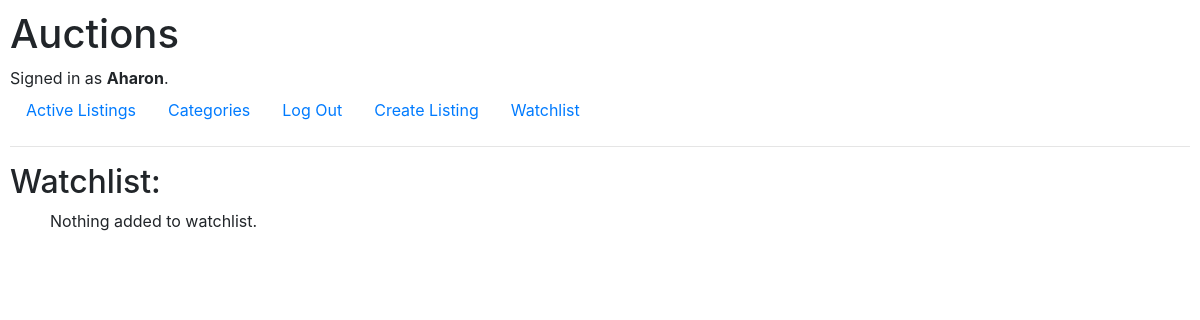
Page /watchlist (signed in) on the earlier database version.
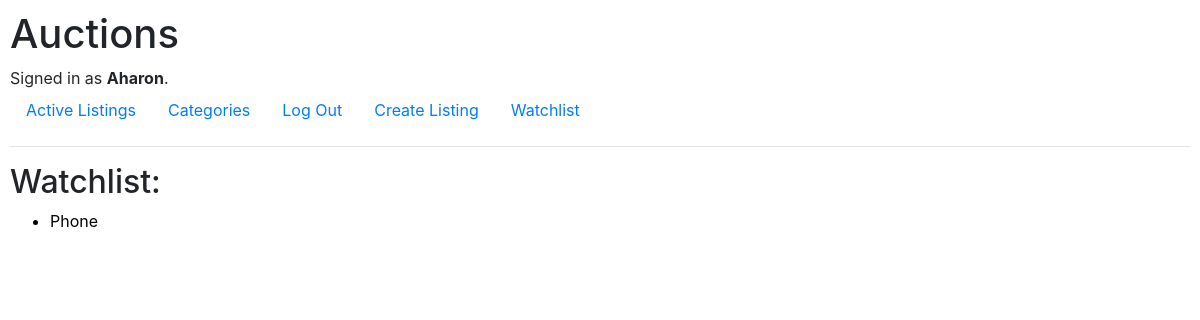
Same page on the later database version.
### auctions/models.py (models this page shows)
class Auction(models.Model):
    username = models.CharField(max_length=50)
    title = models.CharField(max_length=64)
    price = models.CharField(max_length=64)
    description = models.CharField(max_length=100)
    creation_date = models.DateTimeField()
    photo = models.FileField(null=True, blank=True)
    category = models.CharField(max_length=64)
    active = models.BooleanField(default=True)
    winner = models.CharField(max_length=50, blank=True)

### auctions/views.py (the view)
# urls.py: path("watchlist", views.watchlist, name="watchlist"),
def watchlist(request):
    watchlist = Watchlist.objects.filter(username=request.user.username)
    mapped_watchlist = [watchlist_object.listing for watchlist_object in watchlist]
    return render(request, "auctions/watchlist.html", {
        "listings": mapped_watchlist
    })

### auctions/templates/auctions/watchlist.html
{% extends "auctions/layout.html" %}
{% block body %}
    <h2>Watchlist:</h2>
    <ul>
        {% if listings %}
            {% for listing in listings %}
                <a href="{% url 'listings' listing.id %}" class="unstyle">
                    <li>{{listing.title}}</li>
                </a>
            {% endfor %}
        {% else %}
            <p>Nothing added to watchlist.</p>
        {% endif %}
    </ul>
{% endblock %}

Differences in the rows shown:
added Auction: title "Phone"
Other differences:
text no longer shown: "Nothing added to watchlist."
